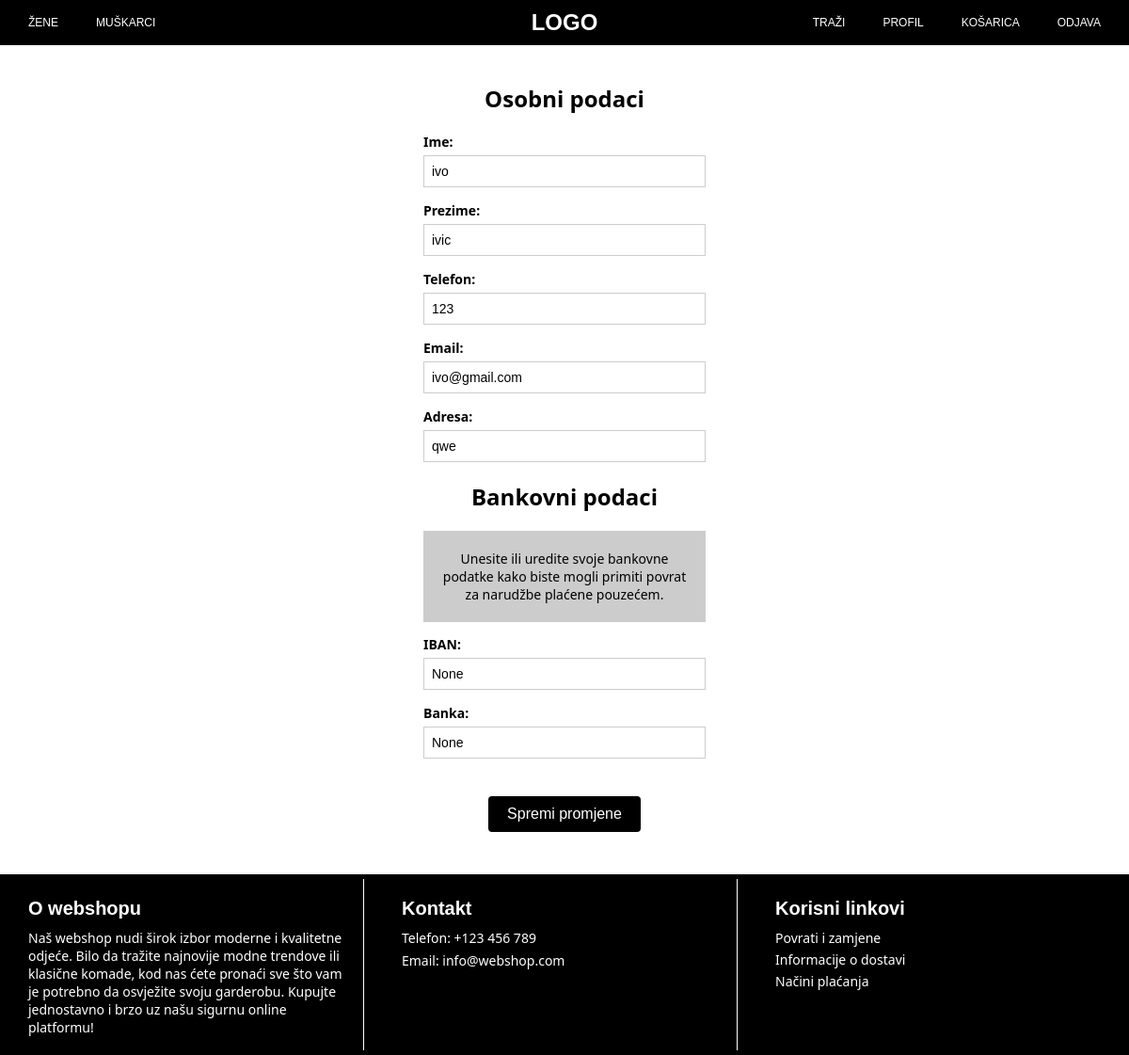
The app's page /webshop/personal_data/ (signed in), older data.
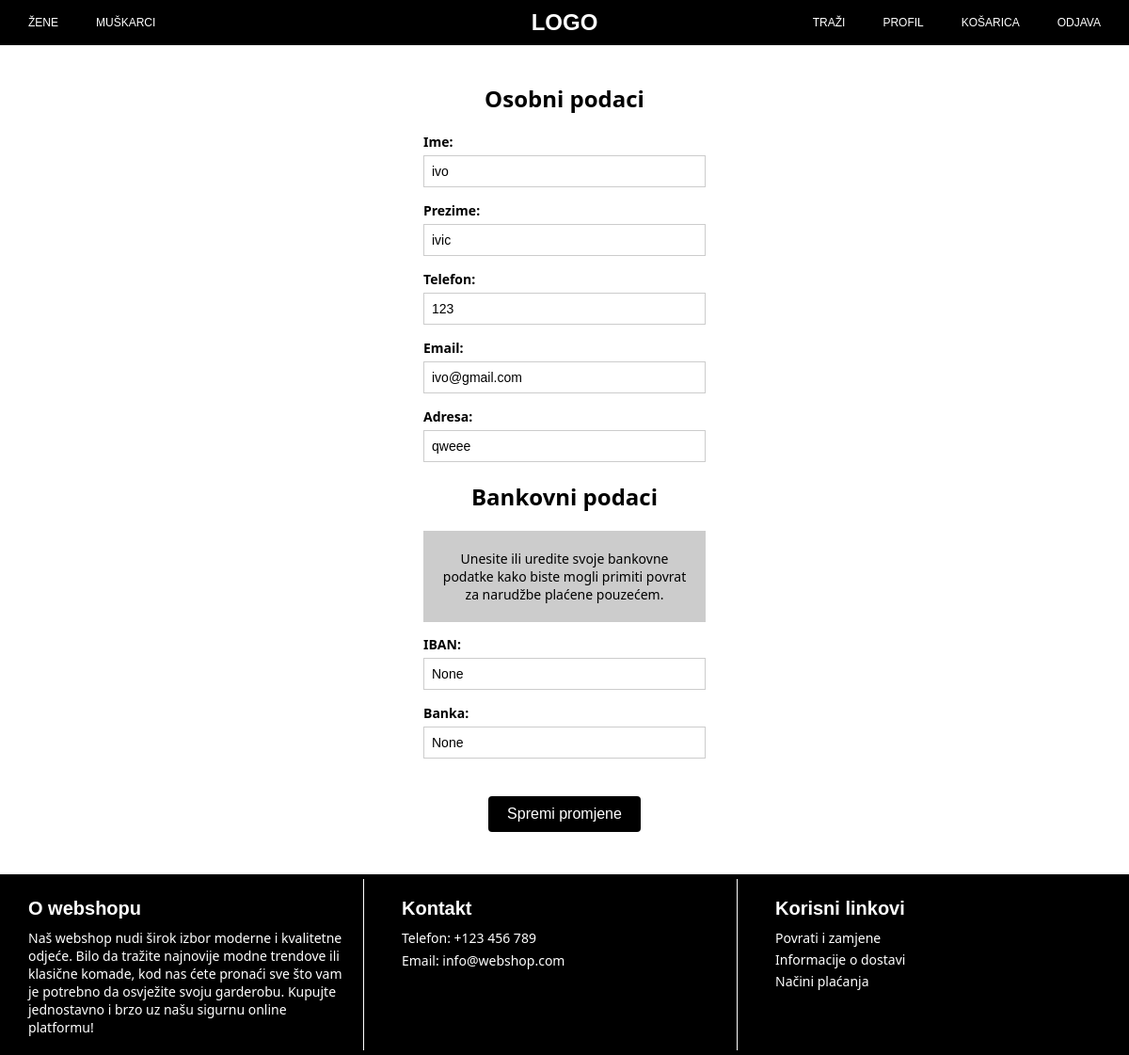
The same page, newer data.
### webshop/models.py (models this page shows, shortened)
class Account(models.Model):
    user = models.OneToOneField(User, on_delete=models.CASCADE)
    name = models.CharField(max_length=255)
    surname = models.CharField(max_length=255)
    email = models.EmailField(unique=True)
    home_address = models.CharField(max_length=255)
    phone = models.CharField(max_length=20)
    iban = models.CharField(max_length=34, blank=True, null=True)
    bank = models.CharField(max_length=255, blank=True, null=True)

### webshop/views.py (the view, shortened to what this page needs)
# urls.py: path('personal_data/', views.personal_data_view, name='personal_data'),
def personal_data_view(request):
    user_account = Account.objects.get(user=request.user)
    return render(request, 'webshop/personal_data.html', {'user_account': user_account})

### webshop/authentication.py (called while the page is built)
    def get_user(self, user_id):
        try:
            return User.objects.get(pk=user_id)
        except ObjectDoesNotExist:
            return None

### webshop/templates/webshop/personal_data.html (shortened to what this page needs)
{% extends 'webshop/base.html' %}
{% load static %}
{% block extra_css %}
<link rel="stylesheet" href="{% static 'webshop/css/personal_data.css' %}">
{% endblock %}
{% block content %}
<div class="personal-data-container">
    <h2>Osobni podaci</h2>
    <form action="" method="POST">
        <div class="form-group">
            <label for="name">Ime:</label>
            <input type="text" id="name" name="name" value="{{ user_account.name }}">
        </div>
        <div class="form-group">
            <label for="surname">Prezime:</label>
            <input type="text" id="surname" name="surname" value="{{ user_account.surname }}">
        </div>
        <div class="form-group">
            <label for="phone">Telefon:</label>
            <input type="text" id="phone" name="phone" value="{{ user_account.phone }}">
        </div>
        <div class="form-group">
            <label for="email">Email:</label>
            <input type="email" id="email" name="email" value="{{ user_account.email }}">
        </div>
        <div class="form-group">
            <label for="home_address">Adresa:</label>
            <input type="text" id="home_address" name="home_address" value="{{ user_account.home_address }}">
        </div>
</div>
<div class = "bank-details-container">
    <h2>Bankovni podaci</h2>
    <div class="info-container">
        <p>
            Unesite ili uredite svoje bankovne podatke kako biste mogli primiti povrat za narudžbe plaćene pouzećem.
        </p>
    </div>
    <form action="" method="POST">
        <div class="form-group">
            <label for="iban">IBAN:</label>
            <input type="text" id="iban" name="iban" value="{{ user_account.iban }}">
        </div>
        <div class="form-group">
            <label for="bank">Banka:</label>
            <input type="text" id="bank" name="bank" value="{{ user_account.bank }}">
        </div>
        <div class="button-container">
            <button type="submit">Spremi promjene</button>
        </div>
    </form>
</div>
{% endblock %}

Row changes from the older to the newer data that the page shows:
changed Account "ivo": home_address "qwe" → "qweee"
